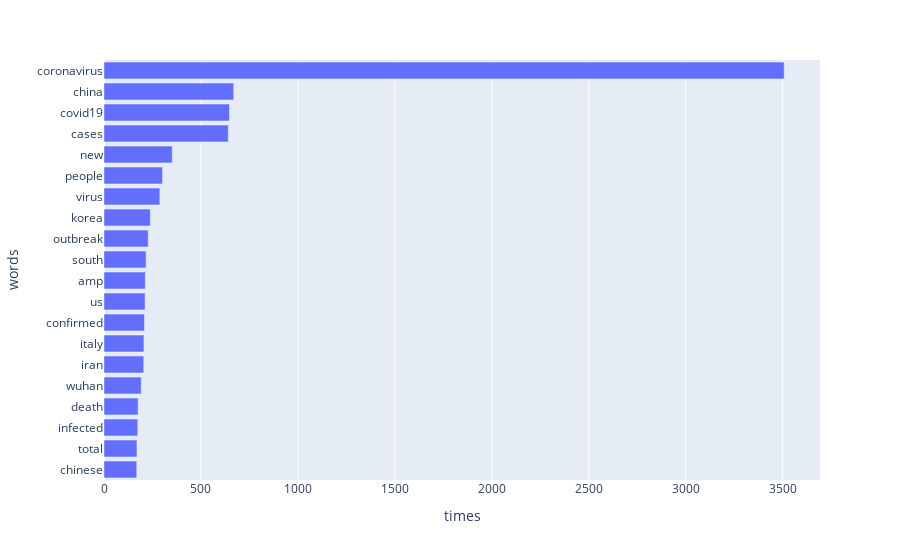

This figure's notebook cell:
### Code cell
import plotly.express as px

fig = px.bar(
    common_words, 
    x='times',
    y='words',
    orientation='h'
)
fig.show()

### Figure 1 — Plotly figure (JSON) as saved in the notebook; plotly's stock layout.template omitted (floating-point values rounded to 4 significant figures)
{"data": [{"alignmentgroup": "True", "hoverlabel": {"namelength": 0}, "hovertemplate": "times=%{x}<br>words=%{y}", "legendgroup": "", "marker": {"color": "#636efa"}, "name": "", "offsetgroup": "", "orientation": "h", "showlegend": false, "textposition": "auto", "type": "bar", "x": [169, 170, 174, 176, 192, 205, 206, 209, 212, 213, 217, 228, 239, 288, 302, 352, 641, 647, 669, 3508], "xaxis": "x", "y": ["chinese", "total", "infected", "death", "wuhan", "iran", "italy", "confirmed", "us", "amp", "south", "outbreak", "korea", "virus", "people", "new", "cases", "covid19", "china", "coronavirus"], "yaxis": "y"}], "layout": {"barmode": "relative", "legend": {"tracegroupgap": 0}, "margin": {"t": 60}, "xaxis": {"anchor": "y", "domain": [0, 1], "title": {"text": "times"}}, "yaxis": {"anchor": "x", "domain": [0, 1], "title": {"text": "words"}}}}
